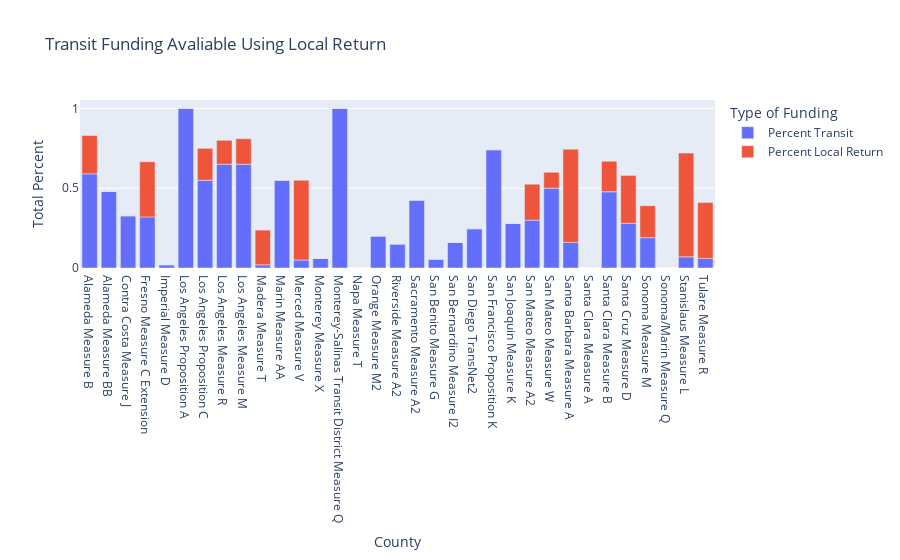

Notebook code for this chart:
### Code cell
#this is the final one
px.bar(lr_transit,
      x='County_LOST',
      y=['Percent Transit','Percent Local Return'],
       labels={"County_LOST": "County",
                     "value": "Total Percent",
               "variable":"Type of Funding"},
      title='Transit Funding Avaliable Using Local Return')

### Figure 1 — Plotly figure (JSON) as saved in the notebook; plotly's stock layout.template omitted (floating-point values rounded to 4 significant figures)
{"data": [{"alignmentgroup": "True", "hovertemplate": "Type of Funding=Percent Transit<br>County=%{x}<br>Total Percent=%{y}<extra></extra>", "legendgroup": "Percent Transit", "marker": {"color": "#636efa"}, "name": "Percent Transit", "offsetgroup": "Percent Transit", "orientation": "v", "showlegend": true, "textposition": "auto", "type": "bar", "x": ["Alameda Measure B", "Alameda Measure BB", "Contra Costa Measure J", "Fresno Measure C Extension", "Imperial Measure D", "Los Angeles Proposition A", "Los Angeles Proposition C", "Los Angeles Measure R", "Los Angeles Measure M", "Madera Measure T", "Marin Measure AA", "Merced Measure V", "Monterey Measure X", "Monterey-Salinas Transit District Measure Q", "Napa Measure T", "Orange Measure M2", "Riverside Measure A2", "Sacramento Measure A2", "San Benito Measure G", "San Bernardino Measure I2", "San Diego TransNet2", "San Francisco Proposition K", "San Joaquin Measure K", "San Mateo Measure A2", "San Mateo Measure W", "Santa Barbara Measure A", "Santa Clara Measure A", "Santa Clara Measure B", "Santa Clara Measure B", "Santa Cruz Measure D", "Sonoma Measure M", "Sonoma/Marin Measure Q", "Stanislaus Measure L", "Tulare Measure R"], "xaxis": "x", "y": [0.59, 0.48, 0.327, 0.32, 0.02, 1, 0.55, 0.65, 0.65, 0.02, 0.55, 0.05, 0.06, 1, 0, 0.2, 0.15, 0.425, 0.055, 0.16, 0.246, 0.741, 0.279, 0.3, 0.5, 0.1603, null, null, 0.4784, 0.28, 0.19, null, 0.07, 0.06], "yaxis": "y"}, {"alignmentgroup": "True", "hovertemplate": "Type of Funding=Percent Local Return<br>County=%{x}<br>Total Percent=%{y}<extra></extra>", "legendgroup": "Percent Local Return", "marker": {"color": "#EF553B"}, "name": "Percent Local Return", "offsetgroup": "Percent Local Return", "orientation": "v", "showlegend": true, "textposition": "auto", "type": "bar", "x": ["Alameda Measure B", "Alameda Measure BB", "Contra Costa Measure J", "Fresno Measure C Extension", "Imperial Measure D", "Los Angeles Proposition A", "Los Angeles Proposition C", "Los Angeles Measure R", "Los Angeles Measure M", "Madera Measure T", "Marin Measure AA", "Merced Measure V", "Monterey Measure X", "Monterey-Salinas Transit District Measure Q", "Napa Measure T", "Orange Measure M2", "Riverside Measure A2", "Sacramento Measure A2", "San Benito Measure G", "San Bernardino Measure I2", "San Diego TransNet2", "San Francisco Proposition K", "San Joaquin Measure K", "San Mateo Measure A2", "San Mateo Measure W", "Santa Barbara Measure A", "Santa Clara Measure A", "Santa Clara Measure B", "Santa Clara Measure B", "Santa Cruz Measure D", "Sonoma Measure M", "Sonoma/Marin Measure Q", "Stanislaus Measure L", "Tulare Measure R"], "xaxis": "x", "y": [0.24, 0, 0, 0.346, 0, 0, 0.2, 0.15, 0.16, 0.2175, 0, 0.5, 0, 0, 0, 0, 0, 0, 0, 0, 0, 0, 0, 0.225, 0.1, 0.5844, 0, 0, 0.1905, 0.3, 0.2, 0, 0.65, 0.35], "yaxis": "y"}], "layout": {"autosize": true, "barmode": "relative", "legend": {"title": {"text": "Type of Funding"}, "tracegroupgap": 0}, "title": {"text": "Transit Funding Avaliable Using Local Return"}, "xaxis": {"anchor": "y", "autorange": true, "domain": [0, 1], "range": [-0.5, 32.5], "title": {"text": "County"}, "type": "category"}, "yaxis": {"anchor": "x", "autorange": true, "domain": [0, 1], "range": [0, 1.053], "title": {"text": "Total Percent"}, "type": "linear"}}}
